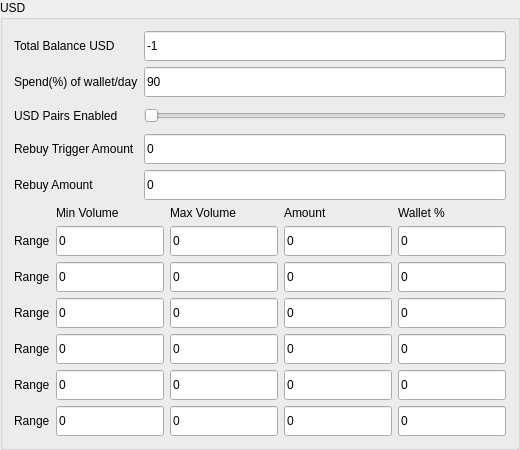
        <widget class="QGroupBox" name="groupBox_8">
         <property name="styleSheet">
          <string notr="true"/>
         </property>
         <property name="title">
          <string>USD</string>
         </property>
         <layout class="QGridLayout" name="gridLayout_12">
          <item row="0" column="0">
           <layout class="QGridLayout" name="gridLayout_5">
            <item row="0" column="0">
             <widget class="QLabel" name="totalBalanceBTCLabel_6">
              <property name="styleSheet">
               <string notr="true"/>
              </property>
              <property name="text">
               <string>Total Balance USD</string>
              </property>
             </widget>
            </item>
            <item row="0" column="1">
             <widget class="QLineEdit" name="txtTotalBalanceBnb">
              <property name="minimumSize">
               <size>
                <width>0</width>
                <height>30</height>
               </size>
              </property>
              <property name="styleSheet">
               <string notr="true"/>
              </property>
              <property name="text">
               <string>-1</string>
              </property>
              <property name="readOnly">
               <bool>true</bool>
              </property>
             </widget>
            </item>
            <item row="1" column="0">
             <widget class="QLabel" name="spendOfWalletDayLabel_6">
              <property name="styleSheet">
               <string notr="true"/>
              </property>
              <property name="text">
               <string>Spend(%) of wallet/day</string>
              </property>
             </widget>
            </item>
            <item row="1" column="1">
             <widget class="QLineEdit" name="txtSpendPercentageBnb">
              <property name="minimumSize">
               <size>
                <width>0</width>
                <height>30</height>
               </size>
              </property>
              <property name="styleSheet">
               <string notr="true"/>
              </property>
              <property name="text">
               <string>90</string>
              </property>
             </widget>
            </item>
            <item row="2" column="0">
             <widget class="QLabel" name="bTCPairsEnabledLabel_6">
              <property name="styleSheet">
               <string notr="true"/>
              </property>
              <property name="text">
               <string>USD Pairs Enabled</string>
              </property>
             </widget>
            </item>
            <item row="2" column="1">
             <widget class="QSlider" name="drpTradingEnabledBnb_2">
              <property name="minimumSize">
               <size>
                <width>80</width>
                <height>25</height>
               </size>
              </property>
              <property name="maximum">
               <number>5</number>
              </property>
              <property name="singleStep">
               <number>5</number>
              </property>
              <property name="pageStep">
               <number>5</number>
              </property>
              <property name="orientation">
               <enum>Qt::Horizontal</enum>
              </property>
             </widget>
            </item>
            <item row="3" column="0">
             <widget class="QLabel" name="asdasdaLabel">
              <property name="styleSheet">
               <string notr="true"/>
              </property>
              <property name="text">
               <string>Rebuy Trigger Amount</string>
              </property>
             </widget>
            </item>
            <item row="3" column="1">
             <widget class="QLineEdit" name="txtRebuyTriggerAmountBnb">
              <property name="minimumSize">
               <size>
                <width>0</width>
                <height>30</height>
               </size>
              </property>
              <property name="styleSheet">
               <string notr="true"/>
              </property>
              <property name="text">
               <string>0</string>
              </property>
             </widget>
            </item>
            <item row="4" column="0">
             <widget class="QLabel" name="asdadadLabel">
              <property name="styleSheet">
               <string notr="true"/>
              </property>
              <property name="text">
               <string>Rebuy Amount</string>
              </property>
             </widget>
            </item>
            <item row="4" column="1">
             <widget class="QLineEdit" name="txtRebuyAmountBnb">
              <property name="minimumSize">
               <size>
                <width>0</width>
                <height>30</height>
               </size>
              </property>
              <property name="styleSheet">
               <string notr="true"/>
              </property>
              <property name="text">
               <string>0</string>
              </property>
             </widget>
            </item>
           </layout>
          </item>
          <item row="1" column="0">
           <layout class="QGridLayout" name="gridLayout_4">
            <item row="0" column="1">
             <widget class="QLabel" name="label_58">
              <property name="styleSheet">
               <string notr="true"/>
              </property>
              <property name="text">
               <string>Min Volume</string>
              </property>
             </widget>
            </item>
            <item row="0" column="2">
             <widget class="QLabel" name="label_59">
              <property name="styleSheet">
               <string notr="true"/>
              </property>
              <property name="text">
               <string>Max Volume</string>
              </property>
             </widget>
            </item>
            <item row="0" column="3">
             <widget class="QLabel" name="label_57">
              <property name="styleSheet">
               <string notr="true"/>
              </property>
              <property name="frameShadow">
               <enum>QFrame::Plain</enum>
              </property>
              <property name="lineWidth">
               <number>6</number>
              </property>
              <property name="text">
               <string>Amount</string>
              </property>
             </widget>
            </item>
            <item row="0" column="4">
             <widget class="QLabel" name="label_60">
              <property name="styleSheet">
               <string notr="true"/>
              </property>
              <property name="text">
               <string>Wallet %</string>
              </property>
             </widget>
            </item>
            <item row="1" column="0">
             <widget class="QLabel" name="label_55">
              <property name="styleSheet">
               <string notr="true"/>
              </property>
              <property name="text">
               <string>Range</string>
              </property>
             </widget>
            </item>
            <item row="1" column="1">
             <widget class="QLineEdit" name="txtRangeMinBnb1">
              <property name="minimumSize">
               <size>
                <width>0</width>
                <height>30</height>
               </size>
              </property>
              <property name="styleSheet">
               <string notr="true"/>
              </property>
              <property name="text">
               <string>0</string>
              </property>
             </widget>
            </item>
            <item row="1" column="2">
             <widget class="QLineEdit" name="txtRangeMaxBnb1">
              <property name="minimumSize">
               <size>
                <width>0</width>
                <height>30</height>
               </size>
              </property>
              <property name="styleSheet">
               <string notr="true"/>
              </property>
              <property name="text">
               <string>0</string>
              </property>
             </widget>
            </item>
            <item row="1" column="3">
             <widget class="QLineEdit" name="txtRangeAmountBnb1">
              <property name="minimumSize">
               <size>
                <width>0</width>
                <height>30</height>
               </size>
              </property>
              <property name="styleSheet">
               <string notr="true"/>
              </property>
              <property name="text">
               <string>0</string>
              </property>
              <property name="readOnly">
               <bool>true</bool>
              </property>
             </widget>
            </item>
            <item row="1" column="4">
             <widget class="QLineEdit" name="txtRangePercBnb1">
              <property name="minimumSize">
               <size>
                <width>0</width>
                <height>30</height>
               </size>
              </property>
              <property name="styleSheet">
               <string notr="true"/>
              </property>
              <property name="text">
               <string>0</string>
              </property>
             </widget>
            </item>
            <item row="2" column="0">
             <widget class="QLabel" name="label_56">
              <property name="styleSheet">
               <string notr="true"/>
              </property>
              <property name="text">
               <string>Range</string>
              </property>
             </widget>
            </item>
            <item row="2" column="1">
             <widget class="QLineEdit" name="txtRangeMinBnb2">
              <property name="minimumSize">
               <size>
                <width>0</width>
                <height>30</height>
               </size>
              </property>
              <property name="styleSheet">
               <string notr="true"/>
              </property>
              <property name="text">
               <string>0</string>
              </property>
             </widget>
            </item>
            <item row="2" column="2">
             <widget class="QLineEdit" name="txtRangeMaxBnb2">
              <property name="minimumSize">
               <size>
                <width>0</width>
                <height>30</height>
               </size>
              </property>
              <property name="styleSheet">
               <string notr="true"/>
              </property>
              <property name="text">
               <string>0</string>
              </property>
             </widget>
            </item>
            <item row="2" column="3">
             <widget class="QLineEdit" name="txtRangeAmountBnb2">
              <property name="minimumSize">
               <size>
                <width>0</width>
                <height>30</height>
               </size>
              </property>
              <property name="styleSheet">
               <string notr="true"/>
              </property>
              <property name="text">
               <string>0</string>
              </property>
              <property name="readOnly">
               <bool>true</bool>
              </property>
             </widget>
            </item>
            <item row="2" column="4">
             <widget class="QLineEdit" name="txtRangePercBnb2">
              <property name="minimumSize">
               <size>
                <width>0</width>
                <height>30</height>
               </size>
              </property>
              <property name="styleSheet">
               <string notr="true"/>
              </property>
              <property name="text">
               <string>0</string>
              </property>
             </widget>
            </item>
            <item row="3" column="0">
             <widget class="QLabel" name="label_51">
              <property name="styleSheet">
               <string notr="true"/>
              </property>
              <property name="text">
               <string>Range</string>
              </property>
             </widget>
            </item>
            <item row="3" column="1">
             <widget class="QLineEdit" name="txtRangeMinBnb3">
              <property name="minimumSize">
               <size>
                <width>0</width>
                <height>30</height>
               </size>
              </property>
              <property name="styleSheet">
               <string notr="true"/>
              </property>
              <property name="text">
               <string>0</string>
              </property>
             </widget>
            </item>
            <item row="3" column="2">
             <widget class="QLineEdit" name="txtRangeMaxBnb3">
              <property name="minimumSize">
               <size>
                <width>0</width>
                <height>30</height>
               </size>
              </property>
              <property name="styleSheet">
               <string notr="true"/>
              </property>
              <property name="text">
               <string>0</string>
              </property>
             </widget>
            </item>
            <item row="3" column="3">
             <widget class="QLineEdit" name="txtRangeAmountBnb3">
              <property name="minimumSize">
               <size>
                <width>0</width>
                <height>30</height>
               </size>
              </property>
              <property name="styleSheet">
               <string notr="true"/>
              </property>
              <property name="text">
               <string>0</string>
              </property>
              <property name="readOnly">
               <bool>true</bool>
              </property>
             </widget>
            </item>
            <item row="3" column="4">
             <widget class="QLineEdit" name="txtRangePercBnb3">
              <property name="minimumSize">
               <size>
                <width>0</width>
                <height>30</height>
               </size>
              </property>
              <property name="styleSheet">
               <string notr="true"/>
              </property>
              <property name="text">
               <string>0</string>
              </property>
             </widget>
            </item>
            <item row="4" column="0">
             <widget class="QLabel" name="label_52">
              <property name="styleSheet">
               <string notr="true"/>
              </property>
              <property name="text">
               <string>Range</string>
              </property>
             </widget>
            </item>
            <item row="4" column="1">
             <widget class="QLineEdit" name="txtRangeMinBnb4">
              <property name="minimumSize">
               <size>
                <width>0</width>
                <height>30</height>
               </size>
              </property>
              <property name="styleSheet">
               <string notr="true"/>
              </property>
              <property name="text">
               <string>0</string>
              </property>
             </widget>
            </item>
            <item row="4" column="2">
             <widget class="QLineEdit" name="txtRangeMaxBnb4">
              <property name="minimumSize">
               <size>
                <width>0</width>
                <height>30</height>
               </size>
              </property>
              <property name="styleSheet">
               <string notr="true"/>
              </property>
              <property name="text">
               <string>0</string>
              </property>
             </widget>
            </item>
            <item row="4" column="3">
             <widget class="QLineEdit" name="txtRangeAmountBnb4">
              <property name="minimumSize">
               <size>
                <width>0</width>
                <height>30</height>
               </size>
              </property>
              <property name="styleSheet">
               <string notr="true"/>
              </property>
              <property name="text">
               <string>0</string>
              </property>
              <property name="readOnly">
               <bool>true</bool>
              </property>
             </widget>
            </item>
            <item row="4" column="4">
             <widget class="QLineEdit" name="txtRangePercBnb4">
              <property name="minimumSize">
               <size>
                <width>0</width>
                <height>30</height>
               </size>
              </property>
              <property name="styleSheet">
               <string notr="true"/>
              </property>
              <property name="text">
               <string>0</string>
              </property>
             </widget>
            </item>
            <item row="5" column="0">
             <widget class="QLabel" name="label_54">
              <property name="styleSheet">
               <string notr="true"/>
              </property>
              <property name="text">
               <string>Range</string>
              </property>
             </widget>
            </item>
            <item row="5" column="1">
             <widget class="QLineEdit" name="txtRangeMinBnb5">
              <property name="minimumSize">
               <size>
                <width>0</width>
                <height>30</height>
               </size>
              </property>
              <property name="styleSheet">
               <string notr="true"/>
              </property>
              <property name="text">
               <string>0</string>
              </property>
             </widget>
            </item>
            <item row="5" column="2">
             <widget class="QLineEdit" name="txtRangeMaxBnb5">
              <property name="minimumSize">
               <size>
                <width>0</width>
                <height>30</height>
               </size>
              </property>
              <property name="styleSheet">
               <string notr="true"/>
              </property>
              <property name="text">
               <string>0</string>
              </property>
             </widget>
            </item>
            <item row="5" column="3">
             <widget class="QLineEdit" name="txtRangeAmountBnb5">
              <property name="minimumSize">
               <size>
                <width>0</width>
                <height>30</height>
               </size>
              </property>
              <property name="styleSheet">
               <string notr="true"/>
              </property>
              <property name="text">
               <string>0</string>
              </property>
              <property name="readOnly">
               <bool>true</bool>
              </property>
             </widget>
            </item>
            <item row="5" column="4">
             <widget class="QLineEdit" name="txtRangePercBnb5">
              <property name="minimumSize">
               <size>
                <width>0</width>
                <height>30</height>
               </size>
              </property>
              <property name="styleSheet">
               <string notr="true"/>
              </property>
              <property name="text">
               <string>0</string>
              </property>
             </widget>
            </item>
            <item row="6" column="0">
             <widget class="QLabel" name="label_53">
              <property name="styleSheet">
               <string notr="true"/>
              </property>
              <property name="text">
               <string>Range</string>
              </property>
             </widget>
            </item>
            <item row="6" column="1">
             <widget class="QLineEdit" name="txtRangeMinBnb6">
              <property name="minimumSize">
               <size>
                <width>0</width>
                <height>30</height>
               </size>
              </property>
              <property name="styleSheet">
               <string notr="true"/>
              </property>
              <property name="text">
               <string>0</string>
              </property>
             </widget>
            </item>
            <item row="6" column="2">
             <widget class="QLineEdit" name="txtRangeMaxBnb6">
              <property name="minimumSize">
               <size>
                <width>0</width>
                <height>30</height>
               </size>
              </property>
              <property name="styleSheet">
               <string notr="true"/>
              </property>
              <property name="text">
               <string>0</string>
              </property>
             </widget>
            </item>
            <item row="6" column="3">
             <widget class="QLineEdit" name="txtRangeAmountBnb6">
              <property name="minimumSize">
               <size>
                <width>0</width>
                <height>30</height>
               </size>
              </property>
              <property name="styleSheet">
               <string notr="true"/>
              </property>
              <property name="text">
               <string>0</string>
              </property>
              <property name="readOnly">
               <bool>true</bool>
              </property>
             </widget>
            </item>
            <item row="6" column="4">
             <widget class="QLineEdit" name="txtRangePercBnb6">
              <property name="minimumSize">
               <size>
                <width>0</width>
                <height>30</height>
               </size>
              </property>
              <property name="styleSheet">
               <string notr="true"/>
              </property>
              <property name="text">
               <string>0</string>
              </property>
             </widget>
            </item>
           </layout>
          </item>
         </layout>
        </widget>
